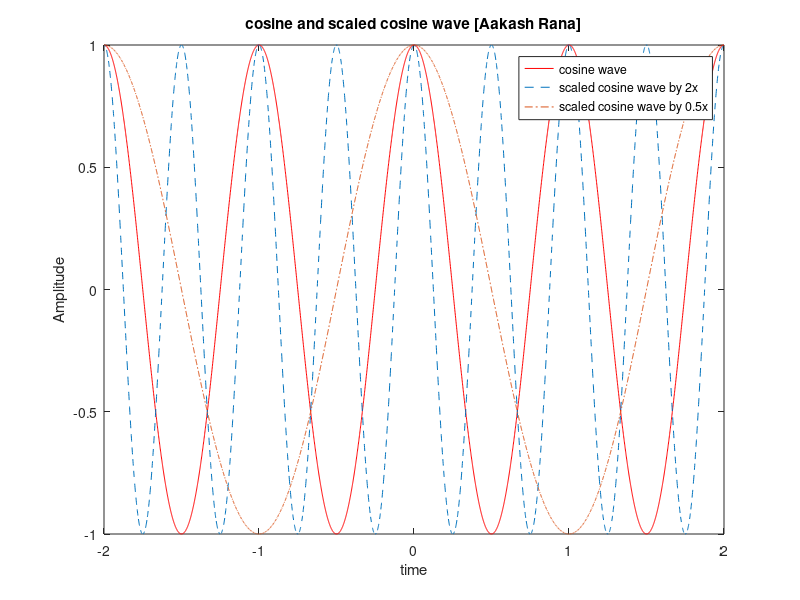

Recreate this plot in MATLAB.
%AAKASH RANA [KAN 078 BCT 004]
%Plot a sinusoidal signal, y(t)=cos(2*pi*t)
%Scale the signal by- a) 2 times  b) 0.5 times

clc;
clear all;
close all;

% Folding of independent variable
t = -2:0.001:2;
y = cos(2*pi*t);

% Plot original sine wave
plot(t, y, 'r');
hold on;

% Scaled signal by 2 times
y2 = cos(2*pi*t * 2);
plot(t, y2, '--');
hold on;

% Scaled signal by 0.5 times
y3 = cos(2*pi*t * 0.5);
plot(t, y3, '-.');
hold on;

% Adding legend and labels
legend('cosine wave', 'scaled cosine wave by 2x', 'scaled cosine wave by 0.5x');
xlabel('time');
ylabel('Amplitude');
title('cosine and scaled cosine wave [Aakash Rana]');

